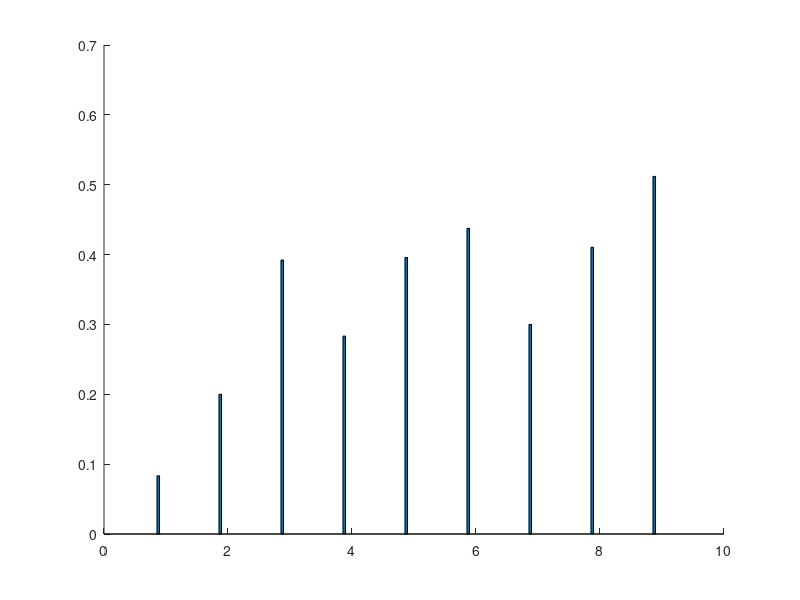

Here is the MATLAB script that generated this plot: (Note: this script raises an error after producing the figure.)
load('final_struct.mat'); output = 'figs/ispdsl';

close all;
paperUnits = 'centimeters';
printTitle = 0;
dpi = 600;
fontsize = 8;
linewidth = 2;
sizex = 10;
sizey = 5;
legendpos = 'NorthWest';
if (~isdir(output))
    mkdir(output);
end
%% Plot stacked bar plots

fig = figure(45);
std1 = [final.ZoomBase.nflows16.ntop1.time1.accuracy(1) final.ZoomBase.nflows16.ntop1.time2.accuracy(1) final.ZoomBase.nflows16.ntop1.time5.accuracy(1) ...
    final.ZoomBase.nflows16.ntop4.time1.accuracy(1) final.ZoomBase.nflows16.ntop4.time2.accuracy(1) final.ZoomBase.nflows16.ntop4.time5.accuracy(1) ...
    final.ZoomBase.nflows16.ntop8.time1.accuracy(1) final.ZoomBase.nflows16.ntop8.time2.accuracy(1) final.ZoomBase.nflows16.ntop8.time5.accuracy(1)]';

std10 = [final.ZoomBase.nflows16.ntop1.time1.accuracy(10) final.ZoomBase.nflows16.ntop1.time2.accuracy(10) final.ZoomBase.nflows16.ntop1.time5.accuracy(10) ...
    final.ZoomBase.nflows16.ntop4.time1.accuracy(10) final.ZoomBase.nflows16.ntop4.time2.accuracy(10) final.ZoomBase.nflows16.ntop4.time5.accuracy(10) ...
    final.ZoomBase.nflows16.ntop8.time1.accuracy(10) final.ZoomBase.nflows16.ntop8.time2.accuracy(10) final.ZoomBase.nflows16.ntop8.time5.accuracy(10)]';

std30 = [final.ZoomBase.nflows16.ntop1.time1.accuracy(30) final.ZoomBase.nflows16.ntop1.time2.accuracy(30) final.ZoomBase.nflows16.ntop1.time5.accuracy(30) ...
    final.ZoomBase.nflows16.ntop4.time1.accuracy(30) final.ZoomBase.nflows16.ntop4.time2.accuracy(30) final.ZoomBase.nflows16.ntop4.time5.accuracy(30) ...
    final.ZoomBase.nflows16.ntop8.time1.accuracy(30) final.ZoomBase.nflows16.ntop8.time2.accuracy(30) final.ZoomBase.nflows16.ntop8.time5.accuracy(30)]';

cmap = copper(3);
h = bar(1:length(std1), [std30 std10-std30 std1-std10], 0.5, 'stack');
set(h(1), 'FaceColor', cmap(1,:));
set(h(2), 'FaceColor', cmap(2,:));
set(h(3), 'FaceColor', cmap(3,:));
xlabels = {'1,1', '1,2', '1,5', ...
    '4,1', '4,2', '4,5', ...
    '8,1', '8,2', '8,5'};
set(gca,'XTickLabel',xlabels);
set(gca,'YTick',0:0.2:1);
ylim([0 1.2]);

hl = legend('s_{ele} = 30', 's_{ele} = 10', 's_{ele} = 1', 'location', [0.518 0.875 0 0], 'orientation', 'horizontal');
%v = get(hl,'title');
%set(v,'string','s_{ele}');

ylabel('Accuracy');
xlabel('n_{top},t_{wait}');
set(gca, 'Fontsize', fontsize);
headsize = 3;
% annotation(fig,'textarrow',[0.891 0.85],...
%     [0.1 0.3],'String',{'s_{ele}=30'}, 'fontsize', fontsize-2, 'Headlength', headsize, 'headwidth', headsize);
% annotation(fig,'textarrow',[0.84 0.83],...
%     [0.84 0.73],'String',{'s_{ele}=1'}, 'fontsize', fontsize-2, 'Headlength', headsize, 'headwidth', headsize);
% annotation(fig,'textarrow',[0.67 0.67],...
%     [0.82 0.53],'String',{'s_{ele}=10'}, 'fontsize', fontsize-2, 'Headlength', headsize, 'headwidth', headsize);
save2pdf(strcat(output, '/accuracy_for_elephantthreshold'), fig, dpi, fontsize, 0.5, [0 0 sizex sizey]);
close(fig);

%% Plot accuracy vs elephant count for n_flows = 16

fig = figure(27); hold on;
box on; grid on;

cmap = copper(3);

style = '-';
solid1 = plot(final.total_elephant_count, final.ZoomBase.nflows16.ntop1.time1.accuracy, style, 'color', cmap(1,:));
solid2 = plot(final.total_elephant_count, final.ZoomBase.nflows16.ntop1.time2.accuracy, style, 'color', cmap(2,:));
solid3 = plot(final.total_elephant_count, final.ZoomBase.nflows16.ntop1.time5.accuracy, style, 'color', cmap(3,:));
style = '--';
dashed1 = plot(final.total_elephant_count, final.ZoomBase.nflows16.ntop4.time1.accuracy, style, 'color', cmap(1,:));
plot(final.total_elephant_count, final.ZoomBase.nflows16.ntop4.time2.accuracy, style, 'color', cmap(2,:));
plot(final.total_elephant_count, final.ZoomBase.nflows16.ntop4.time5.accuracy, style, 'color', cmap(3,:));
style = ':';
dotted1 = plot(final.total_elephant_count, final.ZoomBase.nflows16.ntop8.time1.accuracy, style, 'color', cmap(1,:));
plot(final.total_elephant_count, final.ZoomBase.nflows16.ntop8.time2.accuracy, style, 'color', cmap(2,:));
plot(final.total_elephant_count, final.ZoomBase.nflows16.ntop8.time5.accuracy, style, 'color', cmap(3,:));
dummy_solid1 = plot(0.01:0.02,0.01:0.02, '-', 'color', cmap(1,:), 'Marker', 'None');

% Workaround to place two legends in one figure
% Manipulated legend function mylegend that does not remove already present
% legend 
lh1 = mylegend([solid1 solid2 solid3], '1', '2', '5', 'Location', [0.84 0.35 0 0]);
v = get(lh1,'title');
set(v,'string','t_{wait}');
lh2 = mylegend([dummy_solid1 dashed1 dotted1], '1', '4', '8', 'Location', [0.715 0.35 0 0]);
v = get(lh2,'title');
set(v,'string','n_{top}');

ylim([0 1]);
set(gca,'YTick',0:0.2:1);
set(gca, 'Fontsize', fontsize);
xlabel('Number of elephant flows');
ylabel('Accuracy');
save2pdf(strcat(output, '/ntop'), fig, dpi, fontsize, 1, [0 0 sizex sizey]);
close(fig);

%% Plot accuracy vs elephant count for different n_flows and t_wait = 1

fig = figure(11); hold on;
box on; grid on;

cmap = copper(3);

style = '-';
plot(final.ZoomBase.nflows16.ntop1.time1.elephant_count, final.ZoomBase.nflows16.ntop1.time1.accuracy, style, 'color', cmap(3,:));
plot(final.ZoomBase.nflows16.ntop4.time1.elephant_count, final.ZoomBase.nflows16.ntop4.time1.accuracy, style, 'color', cmap(2,:));
plot(final.ZoomBase.nflows16.ntop8.time1.elephant_count, final.ZoomBase.nflows16.ntop8.time1.accuracy, style, 'color', cmap(1,:));
style = '--';
plot(final.ZoomBase.nflows4.ntop1.time1.elephant_count, final.ZoomBase.nflows4.ntop1.time1.accuracy, style, 'color', cmap(3,:));
plot(final.ZoomBase.nflows4.ntop2.time1.elephant_count, final.ZoomBase.nflows4.ntop2.time1.accuracy, style, 'color', cmap(2,:));
style = ':';
plot(final.ZoomBase.nflows2.ntop1.time1.elephant_count, final.ZoomBase.nflows2.ntop1.time1.accuracy, style, 'color', cmap(3,:));

ylim([0 1]);
set(gca,'YTick',0:0.2:1);
set(gca, 'Fontsize', fontsize);
xlabel('Number of elephant flows');
ylabel('Accuracy');
save2pdf(strcat(output, '/nflows'), fig, dpi, fontsize, 1, [0 0 sizex sizey]);
close(fig);

%% Plot accuracy vs elephant count for different n_flows/n_top ratios and different t_wait

fig = figure(11); hold on;
box on; grid on;

cmap = copper(3);

style = '-';
plot(final.ZoomBase.nflows16.ntop8.time1.elephant_count, final.ZoomBase.nflows16.ntop8.time1.accuracy, style, 'color', cmap(1,:));
plot(final.ZoomBase.nflows16.ntop8.time5.elephant_count, final.ZoomBase.nflows16.ntop8.time5.accuracy, style, 'color', cmap(2,:));
style = '--';
plot(final.ZoomBase.nflows4.ntop2.time1.elephant_count, final.ZoomBase.nflows4.ntop2.time1.accuracy, style, 'color', cmap(1,:));
plot(final.ZoomBase.nflows4.ntop2.time5.elephant_count, final.ZoomBase.nflows4.ntop2.time5.accuracy, style, 'color', cmap(2,:));
style = ':';
plot(final.ZoomBase.nflows2.ntop1.time1.elephant_count, final.ZoomBase.nflows2.ntop1.time1.accuracy, style, 'color', cmap(1,:));
plot(final.ZoomBase.nflows2.ntop1.time5.elephant_count, final.ZoomBase.nflows2.ntop1.time5.accuracy, style, 'color', cmap(2,:));

ylim([0 1]);
set(gca,'YTick',0:0.2:1);
set(gca, 'Fontsize', fontsize);
xlabel('Number of elephant flows');
ylabel('Accuracy');
save2pdf(strcat(output, '/runtime'), fig, dpi, fontsize, 1, [0 0 sizex sizey]);
close(fig);

%% Plot bar chart combining parameter combinations, varying t_wait

times = [1 2 5];

fig = figure();
hold on;
cols = copper(4);
cols(1,:) = [];
ci_vector = [];
acc_vector = [];
for i = times
    tmp = [final.ZoomBase.nflows16.ntop8.(['time' num2str(i)]).accuracy', final.ZoomBase.nflows16.ntop4.(['time' num2str(i)]).accuracy', ...
        final.ZoomBase.nflows16.ntop1.(['time' num2str(i)]).accuracy', final.ZoomBase.nflows4.ntop2.(['time' num2str(i)]).accuracy', ...
        final.ZoomBase.nflows4.ntop1.(['time' num2str(i)]).accuracy', final.ZoomBase.nflows2.ntop1.(['time' num2str(i)]).accuracy'];
    acc_vector = [acc_vector mean(tmp)];
    [~,~,ci,~] = ttest(tmp);
    ci = ci(2) - mean(tmp);
    ci_vector = [ci_vector ci];
end

errorbar_groups(acc_vector, ci_vector, 'FigID', fig, 'bar_colors', cols);
ylim([0 1]);
set(gca, 'XTickLabel', {'1', '2', '5'});
xlabel('t_{wait}');
ylabel('Accuracy');
save2pdf(strcat(output, '/accuracy_by_twait'), fig, dpi, fontsize, 1, [0 0 sizex sizey]);
close(fig);

%% Plot bar chart combining parameter combinations, varying the elephant threshold

nflows = [2 4 16];
ntop = [0 0 1; 0 2 1; 8 4 1];
twait = [1 2 5];
a_vec = zeros(30, 1);
ci_vec = zeros(30, 1);
c_vec = zeros(30, 1);

for i = 1:30
    tmp = [];
    c = 0;
    tmp2 = [];
    for flows = nflows
        c = c+1;
        for top = ntop(c,:)
            if top == 0
                continue;
            end
            for wait = twait
                tmp = [tmp final.ZoomBase.(['nflows' num2str(flows)]).(['ntop' num2str(top)]).(['time' num2str(wait)]).accuracy(i)];
                tmp2 = [tmp2 final.ZoomBase.(['nflows' num2str(flows)]).(['ntop' num2str(top)]).(['time' num2str(wait)]).elephant_count(i)];
            end
        end
    end
    a_vec(i) = mean(tmp);
    [~,~,ci,~] = ttest(tmp);
    ci = ci(2) - mean(tmp);
    ci_vec(i) = ci;
    c_vec(i) = mean(tmp2);
end
fig = figure();
hold on;
cols = copper(4);
cols(1,:) = [];

bar(1:30, a_vec, 'facecolor', cols(1,:));
errorbar(1:30, a_vec, ci_vec, 'color', copper(1));
xlim([0 31]);

xlabel('Threshold in times std');
ylabel('Accuracy');
save2pdf(strcat(output, '/accuracy_by_treshold_combined'), fig, dpi, fontsize, 1, [0 0 sizex sizey]);
close(fig);

%% Plot bar chart combining parameter combinations, varying the elephant threshold; twait=5


nflows = [2 4 16];
ntop = [0 0 1; 0 2 1; 8 4 1];
twait = [5];
a_vec = zeros(30, 1);
ci_vec = zeros(30, 1);
c_vec = zeros(30, 1);

for i = 1:30
    tmp = [];
    c = 0;
    tmp2 = [];
    for flows = nflows
        c = c+1;
        for top = ntop(c,:)
            if top == 0
                continue;
            end
            for wait = twait
                tmp = [tmp final.ZoomBase.(['nflows' num2str(flows)]).(['ntop' num2str(top)]).(['time' num2str(wait)]).accuracy(i)];
                tmp2 = [tmp2 final.ZoomBase.(['nflows' num2str(flows)]).(['ntop' num2str(top)]).(['time' num2str(wait)]).elephant_count(i)];
            end
        end
    end
    a_vec(i) = mean(tmp);
    [~,~,ci,~] = ttest(tmp);
    ci = ci(2) - mean(tmp);
    ci_vec(i) = ci;
    c_vec(i) = mean(tmp2);
end
fig = figure();
hold on;
cols = copper(4);
cols(1,:) = [];

bar(1:30, a_vec, 'facecolor', cols(1,:));
errorbar(1:30, a_vec, ci_vec, 'color', copper(1));
xlim([0 31]);
xlabel('Threshold in times std');
ylabel('Accuracy');
save2pdf(strcat(output, '/accuracy_by_treshold_twait5'), fig, dpi, fontsize, 1, [0 0 sizex sizey]);
close(fig);
